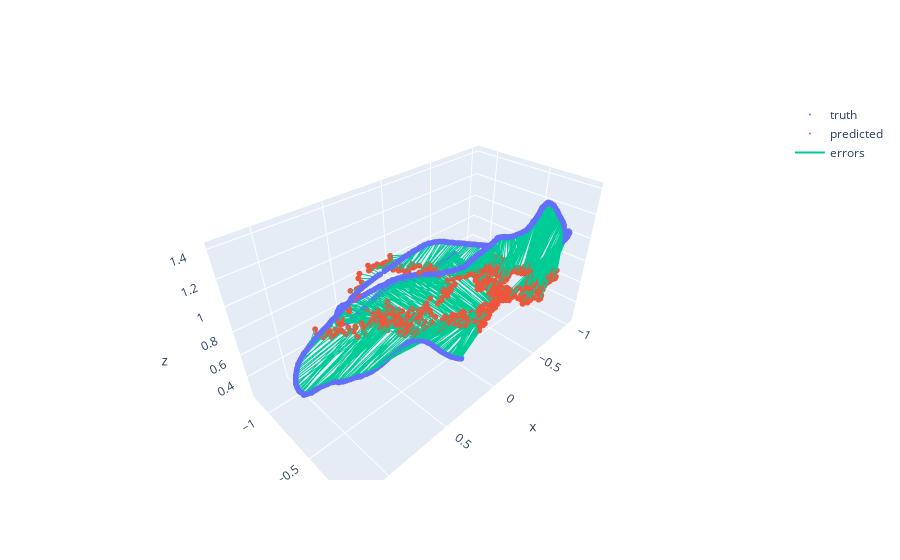

The notebook cell saved with this chart:
### Code cell
show_trajectories(truth_trajectory[:1000], predicted_trajectory[:1000])

### Figure 1 — Plotly figure (JSON) as saved in the notebook; plotly's stock layout.template omitted (floating-point values rounded to 4 significant figures; data arrays with more than 128 entries replaced by an {"elided": "..."} marker saying what was removed)
{"data": [{"marker": {"size": 2}, "mode": "markers", "name": "truth", "type": "scatter3d", "x": {"elided": "1000 float values"}, "y": {"elided": "1000 float values"}, "z": {"elided": "1000 float values"}}, {"marker": {"size": 2}, "mode": "markers", "name": "predicted", "type": "scatter3d", "x": {"elided": "1000 float values"}, "y": {"elided": "1000 float values"}, "z": {"elided": "1000 float values"}}, {"mode": "lines", "name": "errors", "type": "scatter3d", "x": {"elided": "3000 float values"}, "y": {"elided": "3000 float values"}, "z": {"elided": "3000 float values"}}], "layout": {}}
